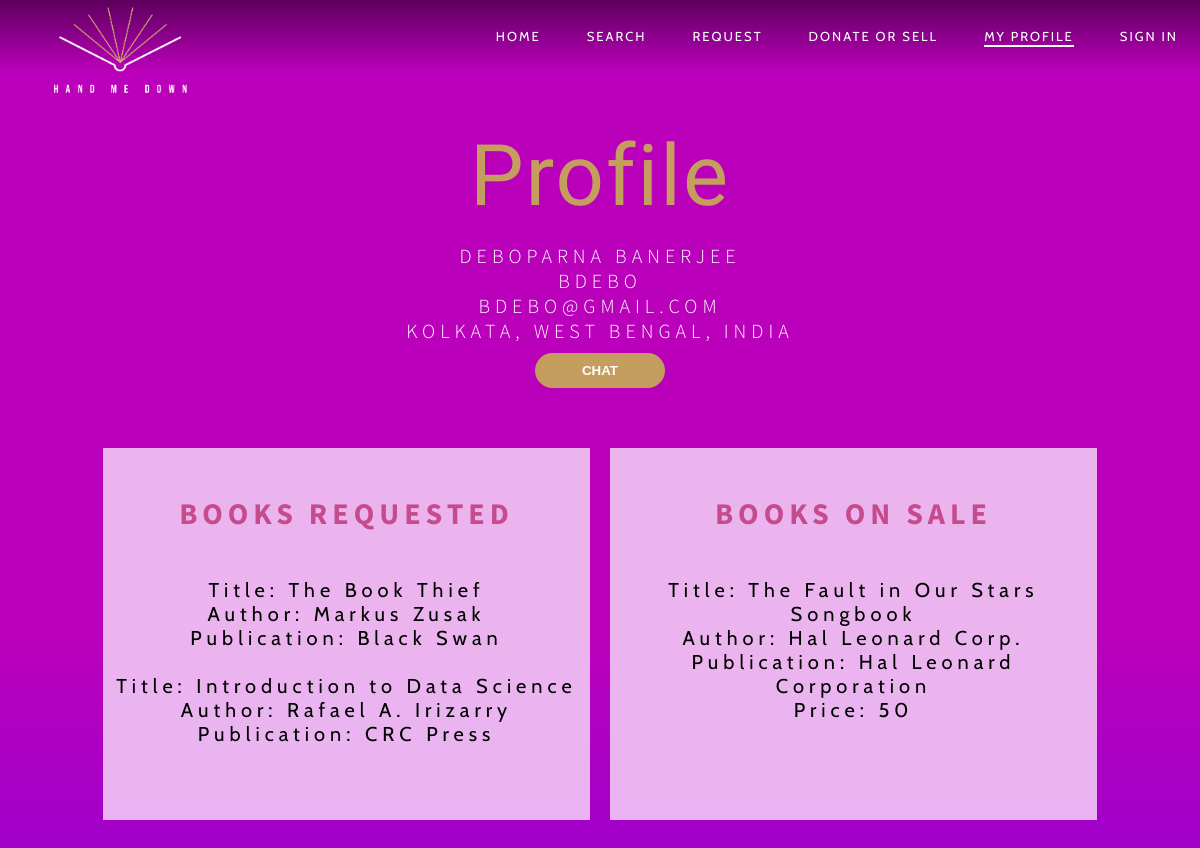
Page /php/profile.php?user=bdebo on the committed database.
### tables this page shows
CREATE TABLE `users` (
  `username` varchar(255) NOT NULL,
  `name` varchar(255) NOT NULL,
  `dob` date NOT NULL,
  `email` varchar(255) NOT NULL,
  `password` varchar(255) NOT NULL,
  `country` varchar(255) NOT NULL,
  `state` varchar(255) NOT NULL,
  `city` varchar(255) NOT NULL
);

CREATE TABLE `request_books` (
  `id` int(11) NOT NULL,
  `request_user` varchar(225) NOT NULL,
  `title` varchar(50) NOT NULL,
  `author` varchar(50) NOT NULL,
  `publisher` varchar(50) DEFAULT NULL,
  `isbn` int(13) DEFAULT NULL
);

CREATE TABLE `book_on_sale` (
  `id` int(10) NOT NULL,
  `seller` varchar(225) NOT NULL,
  `title` varchar(70) NOT NULL,
  `author` text NOT NULL,
  `publisher` varchar(50) DEFAULT NULL,
  `isbn` int(13) DEFAULT NULL,
  `price` int(10) NOT NULL,
  `donation` tinyint(1) NOT NULL,
  `duration` varchar(20) NOT NULL,
  `img1` blob NOT NULL
);

### php/profile.php (the view, shortened to what this page needs)
<?php
    include 'dbconn.php';
    if(isset($_GET['user'])) {
        $userDisplay = $_GET['user'];
    } else {
        $userDisplay = "";
    }
    $userExist = true;
?>
<html>
    <head>
        <link rel="stylesheet" href="../css/profile.css">
        <link rel="stylesheet" href="../css/pagetransition.css">
    </head>
    <body>
        <header>
            <div class="container">
                <nav class="nav">
                    <a href="#" class="logo"><img src="../images/logo-01.png"></a>
                    <ul class="nav-list">
                        <li class="nav-item">
                            <a href="landing.php" class="nav-link">Home</a>
                        </li>
                        <li class="nav-item">
                            <a href="search-book-html.php" class="nav-link">Search</a>
                        </li>
                        <li class="nav-item">
                            <?php
                                if(isset($_SESSION['username'])) {
                                    echo '<a href="request-book.php" class="nav-link">Request</a>';
                                } else {
                                    echo '<a href="login.php" class="nav-link">Request</a>';
                                }
                            ?>
                        </li>
                        <li class="nav-item">
                            <a href="sell-book.php" class="nav-link">Donate or Sell</a>
                        </li>
                        <li class="nav-item">
                            <?php
                                if(isset($_SESSION['username'])) {
                                    $username = $_SESSION['username'];
                                    $link = "profile.php?user=$username";
                                } else {
                                    $link = "login.php";
                                }
                            ?>
                            <a href= <?php echo $link;?> class="nav-link active">My Profile</a>
                        </li>
                        <li class="nav-item">
                            <?php
                                if(isset($_SESSION['username'])) {
                                    echo '<a href="logout.php" class="nav-link">Log Out</a>';
                                } else {
                                    echo '<a href="login.php" class="nav-link">Sign In</a>';
                                }
                            ?>
                        </li>
                    </ul>
                </nav>
            </div>
        </header>
        <section id="hero" class="hero">
            <div class="container">
                <h1>Profile</h1>
                <div id="personal-info">
                    <?php
                        $sql = "SELECT * FROM `users` WHERE username = '$userDisplay'";
                        $result = $conn->query($sql);
                        if ($result->num_rows> 0) {
                            while($row = $result->fetch_assoc()) {
                                echo $row['name'] . '<br>';
                                echo $row['username'] . '<br>';
                                echo $row['email'] . '<br>';
                                echo $row['city'] . ", " . $row['state'] . ", " . $row['country'] . '<br>';
                            }
                        } else if($userDisplay == "") {
                            echo 'No User Selected';
                            $userExist = false;
                        } else {
                            echo 'User does not exist.';
                            $userExist = false;
                        }
                    ?>
                    <input type="button" id='<?php echo $userDisplay;?>' class="btn-chat" value = "Chat">
                </div>
                <div class="content-divider">
                    <div id="books-requested">
                        <h2>Books requested</h2>
                        <?php
                        if ($userExist) {
                            $sql = "SELECT * FROM `request_books` WHERE request_user = '$userDisplay'";
                            $result = $conn->query($sql);
                            if ($result->num_rows> 0) {
                                while($row = $result->fetch_assoc()) {
                                    echo '<div class = "display-item">';
                                    echo 'Title: ' . $row['title'] . '<br>';
                                    echo 'Author: ' . $row['author'] . '<br>';
                                    if($row['publisher'] !== "") {
                                        echo 'Publication: ' . $row['publisher'] . '<br>';
                                    }
                                    echo '<br></div>';
                                }
                            } else {
                                echo $userDisplay . " hasn't requested any books";
                            }
                        }
                        ?>
                    </div>
                    <div id="books-on-sale">
                        <h2>Books On Sale</h2>
                        <?php
                            if ($userExist) {
                                $sql = "SELECT * FROM `book_on_sale` WHERE seller = '$userDisplay'";
                                $result = $conn->query($sql);
                                if ($result->num_rows> 0) {
                                    while($row = $result->fetch_assoc()) {
                                        echo '<div class = "display-item">';
                                        echo 'Title: ' . $row['title'] . '<br>';
                                        echo 'Author: ' . $row['author'] . '<br>';
                                        if($row['publisher'] !== "") {
                                            echo 'Publication: ' . $row['publisher'] . '<br>';
                                        }
                                        echo 'Price: ' . $row['price'] . '<br>';
                                        echo '<br></div>';
                                    }
                                } else {
                                    echo $userDisplay . " has nothing on sale right now.";
                                }
                            }
                        ?>
                    </div>
                </div>
            </div>
        </section>
    </body>
</html>

### css/profile.css (style rules this page uses)
*, *::before, *::after { margin: 0; padding: 0; box-sizing: border-box; }
:root { --main-font: 'Source Sans Pro', sans-serif; --secondary-font: 'Herr Von Muellerhoff', cursive; --body-font: 'Cabin', sans-serif; --main-font-color-dark: #252525; --secondary-font-color: #c59d5f; --body-font-color: #515151; --alternative-color: #5B9C84; }
html { font-family: var(--body-font); font-size: 10px; color: var(--body-font-color); scroll-behavior: smooth; }
body { overflow-x: hidden; background-image: linear-gradient(to bottom, #bb00bb, #bb00bb, #bb00bb, #9400d3); }
section { padding: 3.9rem 0; overflow: hidden; }
img { width: 100%; max-width: 100%; }
a { text-decoration: none; }
.container { width: 100%; height: fit-content; max-width: 122.5rem; margin: 0 auto; padding: 0 2.4rem; }
header { width: 100%; position: absolute; top: 0; left: 0; z-index: 1; background-image: linear-gradient(to bottom, rgba(0,0,0,.5), transparent); }
.logo { width: 20rem; height: 9rem; }
.nav { height: 7.2rem; display: flex; align-items: center; justify-content: center; grid-area: nav; }
.nav-list { list-style: none; position: fixed; top: 0; left: 0; width: 80%; height: 100vh; background-color: var(--main-font-color-dark); padding: 4.4rem; display: flex; flex-direction: column; justify-content: space-around; z-index: 1250; transform: translateX(-100%); transition: transform .5s; }
.nav::before { content: ''; position: fixed; top: 0; left: 0; width: 100vw; height: 100vh; background-color: rgba(0, 0, 0, .8); z-index: 1000; opacity: 0; transform: scale(0); transition: opacity .5s; }
.nav-item { border-bottom: 2px solid rgba(255,255,255,.3); }
.nav-link { display: block; color: white; text-transform: uppercase; font-size: 1.6rem; letter-spacing: 2px; margin-right: -2px; transition: color .5s; }
.hero { width: 100%; display: flex; text-align: center; top: 25%; }
h1 { font-size: 8.5rem; font-family: var(--secondary-font); color: var(--secondary-font-color); font-weight: 100; line-height: .4; letter-spacing: 2px; padding-top: 8rem; padding-bottom: 5rem; }
#personal-info { color: white; font-size: 2rem; font-family: var(--main-font); text-transform: uppercase; font-weight: 300; letter-spacing: .5rem; padding-bottom: 5rem; }
.btn-chat { width: 130px; height: 35px; border: none; outline: none; border-radius: 49px; cursor: pointer; background-color: var(--secondary-font-color); color: #fff; text-transform: uppercase; font-weight: 600; margin: 10px 0; transition: .5s; }
#books-requested { background-color: rgb(241, 200, 245, 0.9); color: black; font-size: 2rem; font-family: var(--body-font); font-weight: 400; letter-spacing: .5rem; padding-bottom: 5rem; width: 49%; }
#books-on-sale { background-color: rgb(241, 200, 245, 0.9); color: black; font-size: 2rem; font-family: var(--body-font); font-weight: 400; letter-spacing: .5rem; padding-bottom: 5rem; width: 49%; }
h2 { color: #C54B8C; font-family: var(--main-font); text-transform: uppercase; letter-spacing: .5rem; line-height: 3rem; padding-bottom: 5rem; padding-top: 5rem; word-wrap: break-word; }
@media screen and (min-width: 900px) { section { padding: 7.9rem; } }
@media screen and (min-width: 900px) { .nav { justify-content: space-between; } }
@media screen and (min-width: 900px) { .nav-list { position: initial; width: initial; height: initial; background-color: transparent; padding: 0; justify-content: initial; flex-direction: row; transform: initial; transition: initial; } }
@media screen and (min-width: 900px) { .nav-item { margin: 0 2.4rem; border: 0; } }
@media screen and (min-width: 900px) { .nav-item:last-child { margin-right: 0; } }
@media screen and (min-width: 900px) { .nav-link { font-size: 1.3rem; } }
@media screen and (min-width: 900px) { .active { position: relative; } }
@media screen and (min-width: 900px) { .active::before { content: ''; position: absolute; width: 100%; height: 2px; background-color: white; left: 0; bottom: -3px; } }
@media screen and (min-width: 900px) { .content-divider { display: flex; justify-content: space-between; margin: 0 auto 5.4rem; } }

### rows in the picture
users: name "DEBOPARNA BANERJEE", username "BDEBO", email "BDEBO@GMAIL.COM", city "KOLKATA", state "WEST BENGAL", country "INDIA"
request_books: title "The Book Thief", author "Markus Zusak", publisher "Black Swan"
request_books: title "Introduction to Data Science", author "Rafael A. Irizarry", publisher "CRC Press"
book_on_sale: title "The Fault in Our Stars Songbook", author "Hal Leonard Corp.", publisher "Hal Leonard Corporation", price "50"
